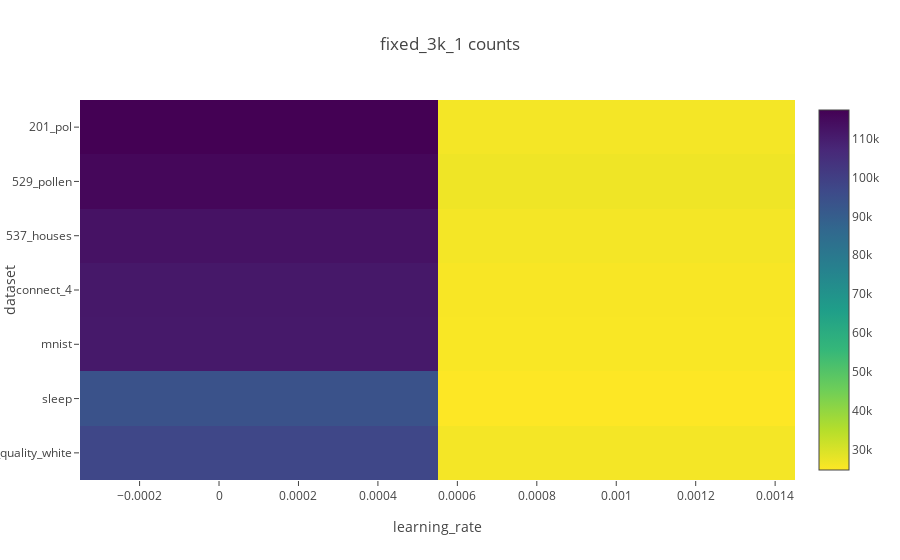

This figure's notebook cell:
### Code cell
data = df[df["group"] == "fixed_3k_1"].groupby(["dataset","learning_rate"]).sum()["count"].unstack()

px.imshow(data,
         title="fixed_3k_1 counts")

### Figure 1 — Plotly figure (JSON) as saved in the notebook; plotly's stock layout.template omitted (floating-point values rounded to 4 significant figures)
{"data": [{"coloraxis": "coloraxis", "hovertemplate": "learning_rate: %{x}<br>dataset: %{y}<br>color: %{z}<extra></extra>", "name": "0", "type": "heatmap", "x": [0.0001, 0.001], "xaxis": "x", "y": ["201_pol", "529_pollen", "537_houses", "connect_4", "mnist", "sleep", "wine_quality_white"], "yaxis": "y", "z": [[117391, 26020], [115702, 26729], [112843, 25965], [111372, 25401], [110992, 25274], [93819, 24741], [97442, 25999]]}], "layout": {"coloraxis": {"colorscale": [[0, "#fde725"], [0.1111, "#b5de2b"], [0.2222, "#6ece58"], [0.3333, "#35b779"], [0.4444, "#1f9e89"], [0.5556, "#26828e"], [0.6667, "#31688e"], [0.7778, "#3e4989"], [0.8889, "#482878"], [1, "#440154"]]}, "title": {"text": "fixed_3k_1 counts"}, "xaxis": {"anchor": "y", "constrain": "domain", "domain": [0, 1], "scaleanchor": "y", "title": {"text": "learning_rate"}}, "yaxis": {"anchor": "x", "autorange": "reversed", "constrain": "domain", "domain": [0, 1], "title": {"text": "dataset"}}}}
